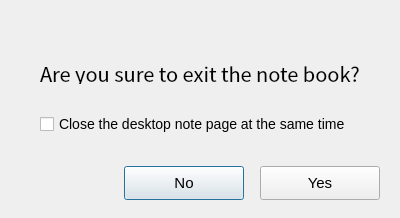
<?xml version="1.0" encoding="UTF-8"?>
<ui version="4.0">
 <class>noteExitWindow</class>
 <widget class="QDialog" name="noteExitWindow">
  <property name="geometry">
   <rect>
    <x>0</x>
    <y>0</y>
    <width>400</width>
    <height>218</height>
   </rect>
  </property>
  <property name="font">
   <font>
    <pointsize>11</pointsize>
   </font>
  </property>
  <property name="windowTitle">
   <string>Dialog</string>
  </property>
  <widget class="QWidget" name="widget" native="true">
   <property name="geometry">
    <rect>
     <x>0</x>
     <y>0</y>
     <width>400</width>
     <height>218</height>
    </rect>
   </property>
   <property name="font">
    <font>
     <pointsize>11</pointsize>
    </font>
   </property>
   <widget class="QLabel" name="label">
    <property name="geometry">
     <rect>
      <x>40</x>
      <y>62</y>
      <width>321</width>
      <height>22</height>
     </rect>
    </property>
    <property name="minimumSize">
     <size>
      <width>321</width>
      <height>22</height>
     </size>
    </property>
    <property name="maximumSize">
     <size>
      <width>321</width>
      <height>22</height>
     </size>
    </property>
    <property name="font">
     <font>
      <family>Noto Sans CJK SC</family>
      <pointsize>-1</pointsize>
      <weight>50</weight>
      <bold>false</bold>
     </font>
    </property>
    <property name="styleSheet">
     <string notr="true">font-size:20px;
font-weight:400;
opacity:0.97;
line-height:34px;</string>
    </property>
    <property name="text">
     <string>Are you sure to exit the note book?</string>
    </property>
   </widget>
   <widget class="QCheckBox" name="checkBox">
    <property name="geometry">
     <rect>
      <x>40</x>
      <y>110</y>
      <width>321</width>
      <height>28</height>
     </rect>
    </property>
    <property name="font">
     <font>
      <pointsize>-1</pointsize>
      <weight>50</weight>
      <bold>false</bold>
      <kerning>true</kerning>
     </font>
    </property>
    <property name="styleSheet">
     <string notr="true">font-size:14px;
font-weight:400;
line-height:40px;
opacity:0.91;</string>
    </property>
    <property name="text">
     <string>Close the desktop note page at the same time</string>
    </property>
   </widget>
   <widget class="QPushButton" name="pushButton">
    <property name="geometry">
     <rect>
      <x>124</x>
      <y>166</y>
      <width>120</width>
      <height>34</height>
     </rect>
    </property>
    <property name="styleSheet">
     <string notr="true">line-height:24px;</string>
    </property>
    <property name="text">
     <string>No</string>
    </property>
   </widget>
   <widget class="QPushButton" name="pushButton_2">
    <property name="geometry">
     <rect>
      <x>260</x>
      <y>166</y>
      <width>120</width>
      <height>34</height>
     </rect>
    </property>
    <property name="styleSheet">
     <string notr="true">line-height:24px;</string>
    </property>
    <property name="text">
     <string>Yes</string>
    </property>
   </widget>
  </widget>
 </widget>
 <resources/>
 <connections/>
</ui>
